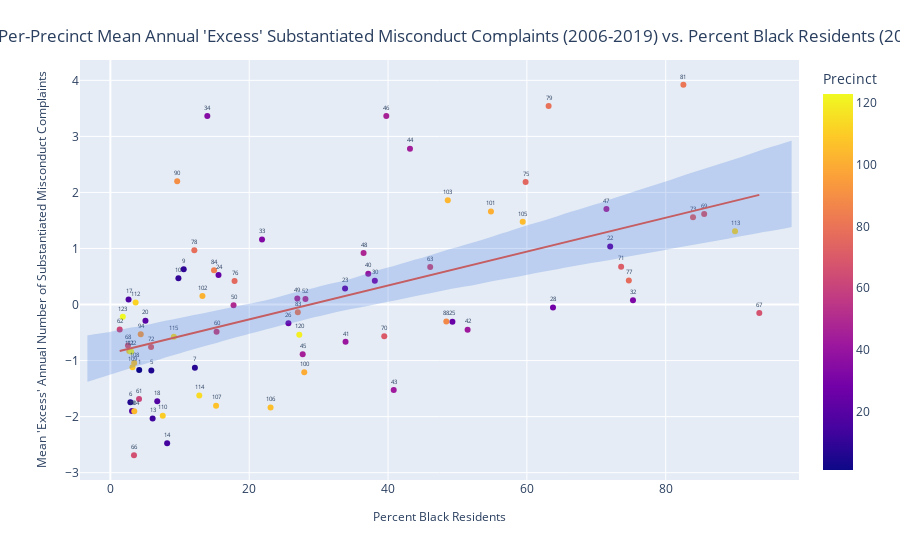

Notebook code cell kept with this figure:
### Code cell
substantiated_excess_complaints_demo_res_per_year_ols(substantiated_complaints, const_sub, x1_sub, "Black_Percent", "a3")
